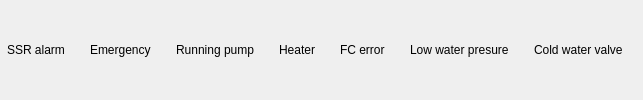
     <widget class="QWidget" name="widget_20" native="true">
      <property name="minimumSize">
       <size>
        <width>0</width>
        <height>30</height>
       </size>
      </property>
      <layout class="QHBoxLayout" name="horizontalLayout">
       <property name="leftMargin">
        <number>1</number>
       </property>
       <property name="topMargin">
        <number>1</number>
       </property>
       <property name="rightMargin">
        <number>1</number>
       </property>
       <property name="bottomMargin">
        <number>1</number>
       </property>
       <item>
        <widget class="QWidget" name="widget_29" native="true"/>
       </item>
       <item>
        <widget class="QLabel" name="label_3">
         <property name="maximumSize">
          <size>
           <width>80</width>
           <height>16777215</height>
          </size>
         </property>
         <property name="text">
          <string>SSR alarm</string>
         </property>
        </widget>
       </item>
       <item>
        <widget class="QLabel" name="led_1">
         <property name="maximumSize">
          <size>
           <width>25</width>
           <height>25</height>
          </size>
         </property>
         <property name="text">
          <string/>
         </property>
        </widget>
       </item>
       <item>
        <widget class="QWidget" name="widget_28" native="true"/>
       </item>
       <item>
        <widget class="QLabel" name="label_5">
         <property name="maximumSize">
          <size>
           <width>80</width>
           <height>16777215</height>
          </size>
         </property>
         <property name="text">
          <string>Emergency</string>
         </property>
        </widget>
       </item>
       <item>
        <widget class="QLabel" name="led_2">
         <property name="maximumSize">
          <size>
           <width>25</width>
           <height>25</height>
          </size>
         </property>
         <property name="text">
          <string/>
         </property>
        </widget>
       </item>
       <item>
        <widget class="QWidget" name="widget_23" native="true"/>
       </item>
       <item>
        <widget class="QLabel" name="label_8">
         <property name="maximumSize">
          <size>
           <width>100</width>
           <height>16777215</height>
          </size>
         </property>
         <property name="text">
          <string>Running pump</string>
         </property>
        </widget>
       </item>
       <item>
        <widget class="QLabel" name="led_3">
         <property name="maximumSize">
          <size>
           <width>30</width>
           <height>16777215</height>
          </size>
         </property>
         <property name="text">
          <string/>
         </property>
        </widget>
       </item>
       <item>
        <widget class="QWidget" name="widget_22" native="true"/>
       </item>
       <item>
        <widget class="QLabel" name="label_4">
         <property name="maximumSize">
          <size>
           <width>80</width>
           <height>16777215</height>
          </size>
         </property>
         <property name="text">
          <string>Heater</string>
         </property>
        </widget>
       </item>
       <item>
        <widget class="QLabel" name="led_4">
         <property name="maximumSize">
          <size>
           <width>30</width>
           <height>16777215</height>
          </size>
         </property>
         <property name="text">
          <string/>
         </property>
        </widget>
       </item>
       <item>
        <widget class="QWidget" name="widget_21" native="true"/>
       </item>
       <item>
        <widget class="QLabel" name="label_10">
         <property name="maximumSize">
          <size>
           <width>80</width>
           <height>16777215</height>
          </size>
         </property>
         <property name="text">
          <string>FC error</string>
         </property>
        </widget>
       </item>
       <item>
        <widget class="QLabel" name="led_5">
         <property name="maximumSize">
          <size>
           <width>30</width>
           <height>16777215</height>
          </size>
         </property>
         <property name="text">
          <string/>
         </property>
        </widget>
       </item>
       <item>
        <widget class="QWidget" name="widget_17" native="true"/>
       </item>
       <item>
        <widget class="QLabel" name="label_12">
         <property name="maximumSize">
          <size>
           <width>130</width>
           <height>16777215</height>
          </size>
         </property>
         <property name="text">
          <string>Low water presure</string>
         </property>
        </widget>
       </item>
       <item>
        <widget class="QLabel" name="led_6">
         <property name="maximumSize">
          <size>
           <width>30</width>
           <height>16777215</height>
          </size>
         </property>
         <property name="text">
          <string/>
         </property>
        </widget>
       </item>
       <item>
        <widget class="QWidget" name="widget_14" native="true"/>
       </item>
       <item>
        <widget class="QLabel" name="label_9">
         <property name="text">
          <string>Cold water valve</string>
         </property>
        </widget>
       </item>
       <item>
        <widget class="QLabel" name="led_7">
         <property name="maximumSize">
          <size>
           <width>30</width>
           <height>16777215</height>
          </size>
         </property>
         <property name="text">
          <string/>
         </property>
        </widget>
       </item>
       <item>
        <widget class="QWidget" name="widget_35" native="true"/>
       </item>
      </layout>
     </widget>
